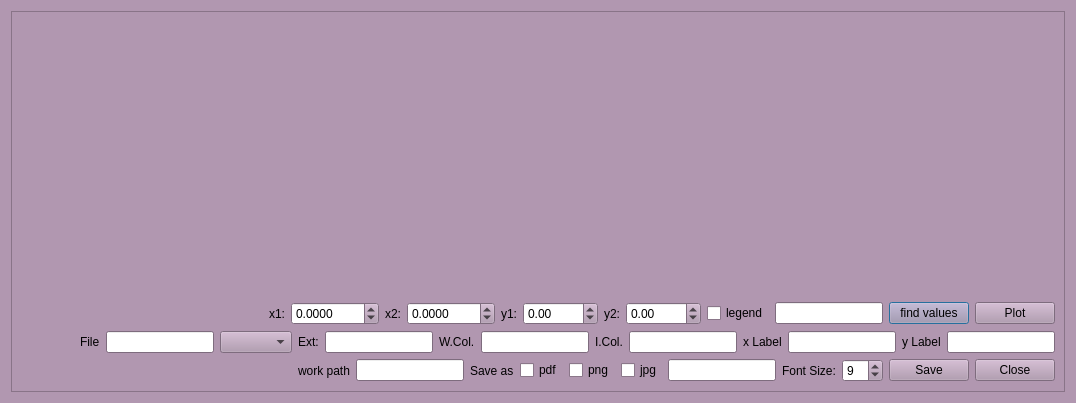
<?xml version="1.0" encoding="UTF-8"?>
<ui version="4.0">
 <class>PlotSpec</class>
 <widget class="QDialog" name="PlotSpec">
  <property name="geometry">
   <rect>
    <x>0</x>
    <y>0</y>
    <width>1076</width>
    <height>403</height>
   </rect>
  </property>
  <property name="palette">
   <palette>
    <active>
     <colorrole role="WindowText">
      <brush brushstyle="SolidPattern">
       <color alpha="255">
        <red>0</red>
        <green>0</green>
        <blue>0</blue>
       </color>
      </brush>
     </colorrole>
     <colorrole role="Button">
      <brush brushstyle="SolidPattern">
       <color alpha="255">
        <red>177</red>
        <green>151</green>
        <blue>176</blue>
       </color>
      </brush>
     </colorrole>
     <colorrole role="Light">
      <brush brushstyle="SolidPattern">
       <color alpha="255">
        <red>255</red>
        <green>228</green>
        <blue>254</blue>
       </color>
      </brush>
     </colorrole>
     <colorrole role="Midlight">
      <brush brushstyle="SolidPattern">
       <color alpha="255">
        <red>216</red>
        <green>189</green>
        <blue>215</blue>
       </color>
      </brush>
     </colorrole>
     <colorrole role="Dark">
      <brush brushstyle="SolidPattern">
       <color alpha="255">
        <red>88</red>
        <green>75</green>
        <blue>88</blue>
       </color>
      </brush>
     </colorrole>
     <colorrole role="Mid">
      <brush brushstyle="SolidPattern">
       <color alpha="255">
        <red>118</red>
        <green>101</green>
        <blue>117</blue>
       </color>
      </brush>
     </colorrole>
     <colorrole role="Text">
      <brush brushstyle="SolidPattern">
       <color alpha="255">
        <red>0</red>
        <green>0</green>
        <blue>0</blue>
       </color>
      </brush>
     </colorrole>
     <colorrole role="BrightText">
      <brush brushstyle="SolidPattern">
       <color alpha="255">
        <red>255</red>
        <green>255</green>
        <blue>255</blue>
       </color>
      </brush>
     </colorrole>
     <colorrole role="ButtonText">
      <brush brushstyle="SolidPattern">
       <color alpha="255">
        <red>0</red>
        <green>0</green>
        <blue>0</blue>
       </color>
      </brush>
     </colorrole>
     <colorrole role="Base">
      <brush brushstyle="SolidPattern">
       <color alpha="255">
        <red>255</red>
        <green>255</green>
        <blue>255</blue>
       </color>
      </brush>
     </colorrole>
     <colorrole role="Window">
      <brush brushstyle="SolidPattern">
       <color alpha="255">
        <red>177</red>
        <green>151</green>
        <blue>176</blue>
       </color>
      </brush>
     </colorrole>
     <colorrole role="Shadow">
      <brush brushstyle="SolidPattern">
       <color alpha="255">
        <red>0</red>
        <green>0</green>
        <blue>0</blue>
       </color>
      </brush>
     </colorrole>
     <colorrole role="AlternateBase">
      <brush brushstyle="SolidPattern">
       <color alpha="255">
        <red>216</red>
        <green>203</green>
        <blue>215</blue>
       </color>
      </brush>
     </colorrole>
     <colorrole role="ToolTipBase">
      <brush brushstyle="SolidPattern">
       <color alpha="255">
        <red>255</red>
        <green>255</green>
        <blue>220</blue>
       </color>
      </brush>
     </colorrole>
     <colorrole role="ToolTipText">
      <brush brushstyle="SolidPattern">
       <color alpha="255">
        <red>0</red>
        <green>0</green>
        <blue>0</blue>
       </color>
      </brush>
     </colorrole>
    </active>
    <inactive>
     <colorrole role="WindowText">
      <brush brushstyle="SolidPattern">
       <color alpha="255">
        <red>0</red>
        <green>0</green>
        <blue>0</blue>
       </color>
      </brush>
     </colorrole>
     <colorrole role="Button">
      <brush brushstyle="SolidPattern">
       <color alpha="255">
        <red>177</red>
        <green>151</green>
        <blue>176</blue>
       </color>
      </brush>
     </colorrole>
     <colorrole role="Light">
      <brush brushstyle="SolidPattern">
       <color alpha="255">
        <red>255</red>
        <green>228</green>
        <blue>254</blue>
       </color>
      </brush>
     </colorrole>
     <colorrole role="Midlight">
      <brush brushstyle="SolidPattern">
       <color alpha="255">
        <red>216</red>
        <green>189</green>
        <blue>215</blue>
       </color>
      </brush>
     </colorrole>
     <colorrole role="Dark">
      <brush brushstyle="SolidPattern">
       <color alpha="255">
        <red>88</red>
        <green>75</green>
        <blue>88</blue>
       </color>
      </brush>
     </colorrole>
     <colorrole role="Mid">
      <brush brushstyle="SolidPattern">
       <color alpha="255">
        <red>118</red>
        <green>101</green>
        <blue>117</blue>
       </color>
      </brush>
     </colorrole>
     <colorrole role="Text">
      <brush brushstyle="SolidPattern">
       <color alpha="255">
        <red>0</red>
        <green>0</green>
        <blue>0</blue>
       </color>
      </brush>
     </colorrole>
     <colorrole role="BrightText">
      <brush brushstyle="SolidPattern">
       <color alpha="255">
        <red>255</red>
        <green>255</green>
        <blue>255</blue>
       </color>
      </brush>
     </colorrole>
     <colorrole role="ButtonText">
      <brush brushstyle="SolidPattern">
       <color alpha="255">
        <red>0</red>
        <green>0</green>
        <blue>0</blue>
       </color>
      </brush>
     </colorrole>
     <colorrole role="Base">
      <brush brushstyle="SolidPattern">
       <color alpha="255">
        <red>255</red>
        <green>255</green>
        <blue>255</blue>
       </color>
      </brush>
     </colorrole>
     <colorrole role="Window">
      <brush brushstyle="SolidPattern">
       <color alpha="255">
        <red>177</red>
        <green>151</green>
        <blue>176</blue>
       </color>
      </brush>
     </colorrole>
     <colorrole role="Shadow">
      <brush brushstyle="SolidPattern">
       <color alpha="255">
        <red>0</red>
        <green>0</green>
        <blue>0</blue>
       </color>
      </brush>
     </colorrole>
     <colorrole role="AlternateBase">
      <brush brushstyle="SolidPattern">
       <color alpha="255">
        <red>216</red>
        <green>203</green>
        <blue>215</blue>
       </color>
      </brush>
     </colorrole>
     <colorrole role="ToolTipBase">
      <brush brushstyle="SolidPattern">
       <color alpha="255">
        <red>255</red>
        <green>255</green>
        <blue>220</blue>
       </color>
      </brush>
     </colorrole>
     <colorrole role="ToolTipText">
      <brush brushstyle="SolidPattern">
       <color alpha="255">
        <red>0</red>
        <green>0</green>
        <blue>0</blue>
       </color>
      </brush>
     </colorrole>
    </inactive>
    <disabled>
     <colorrole role="WindowText">
      <brush brushstyle="SolidPattern">
       <color alpha="255">
        <red>88</red>
        <green>75</green>
        <blue>88</blue>
       </color>
      </brush>
     </colorrole>
     <colorrole role="Button">
      <brush brushstyle="SolidPattern">
       <color alpha="255">
        <red>177</red>
        <green>151</green>
        <blue>176</blue>
       </color>
      </brush>
     </colorrole>
     <colorrole role="Light">
      <brush brushstyle="SolidPattern">
       <color alpha="255">
        <red>255</red>
        <green>228</green>
        <blue>254</blue>
       </color>
      </brush>
     </colorrole>
     <colorrole role="Midlight">
      <brush brushstyle="SolidPattern">
       <color alpha="255">
        <red>216</red>
        <green>189</green>
        <blue>215</blue>
       </color>
      </brush>
     </colorrole>
     <colorrole role="Dark">
      <brush brushstyle="SolidPattern">
       <color alpha="255">
        <red>88</red>
        <green>75</green>
        <blue>88</blue>
       </color>
      </brush>
     </colorrole>
     <colorrole role="Mid">
      <brush brushstyle="SolidPattern">
       <color alpha="255">
        <red>118</red>
        <green>101</green>
        <blue>117</blue>
       </color>
      </brush>
     </colorrole>
     <colorrole role="Text">
      <brush brushstyle="SolidPattern">
       <color alpha="255">
        <red>88</red>
        <green>75</green>
        <blue>88</blue>
       </color>
      </brush>
     </colorrole>
     <colorrole role="BrightText">
      <brush brushstyle="SolidPattern">
       <color alpha="255">
        <red>255</red>
        <green>255</green>
        <blue>255</blue>
       </color>
      </brush>
     </colorrole>
     <colorrole role="ButtonText">
      <brush brushstyle="SolidPattern">
       <color alpha="255">
        <red>88</red>
        <green>75</green>
        <blue>88</blue>
       </color>
      </brush>
     </colorrole>
     <colorrole role="Base">
      <brush brushstyle="SolidPattern">
       <color alpha="255">
        <red>177</red>
        <green>151</green>
        <blue>176</blue>
       </color>
      </brush>
     </colorrole>
     <colorrole role="Window">
      <brush brushstyle="SolidPattern">
       <color alpha="255">
        <red>177</red>
        <green>151</green>
        <blue>176</blue>
       </color>
      </brush>
     </colorrole>
     <colorrole role="Shadow">
      <brush brushstyle="SolidPattern">
       <color alpha="255">
        <red>0</red>
        <green>0</green>
        <blue>0</blue>
       </color>
      </brush>
     </colorrole>
     <colorrole role="AlternateBase">
      <brush brushstyle="SolidPattern">
       <color alpha="255">
        <red>177</red>
        <green>151</green>
        <blue>176</blue>
       </color>
      </brush>
     </colorrole>
     <colorrole role="ToolTipBase">
      <brush brushstyle="SolidPattern">
       <color alpha="255">
        <red>255</red>
        <green>255</green>
        <blue>220</blue>
       </color>
      </brush>
     </colorrole>
     <colorrole role="ToolTipText">
      <brush brushstyle="SolidPattern">
       <color alpha="255">
        <red>0</red>
        <green>0</green>
        <blue>0</blue>
       </color>
      </brush>
     </colorrole>
    </disabled>
   </palette>
  </property>
  <property name="font">
   <font>
    <pointsize>9</pointsize>
   </font>
  </property>
  <property name="windowTitle">
   <string>Dialog</string>
  </property>
  <layout class="QVBoxLayout" name="verticalLayout_2">
   <item>
    <widget class="QScrollArea" name="scrollArea">
     <property name="widgetResizable">
      <bool>true</bool>
     </property>
     <widget class="QWidget" name="scrollAreaWidgetContents">
      <property name="geometry">
       <rect>
        <x>0</x>
        <y>0</y>
        <width>1056</width>
        <height>383</height>
       </rect>
      </property>
      <layout class="QGridLayout" name="gridLayout">
       <item row="0" column="0">
        <widget class="QCustomPlot" name="customPlot_3" native="true">
         <property name="sizePolicy">
          <sizepolicy hsizetype="MinimumExpanding" vsizetype="MinimumExpanding">
           <horstretch>0</horstretch>
           <verstretch>0</verstretch>
          </sizepolicy>
         </property>
        </widget>
       </item>
       <item row="1" column="0">
        <layout class="QHBoxLayout" name="horizontalLayout_3">
         <item>
          <layout class="QVBoxLayout" name="verticalLayout">
           <item>
            <layout class="QHBoxLayout" name="horizontalLayout">
             <item>
              <spacer name="horizontalSpacer_3">
               <property name="orientation">
                <enum>Qt::Horizontal</enum>
               </property>
               <property name="sizeHint" stdset="0">
                <size>
                 <width>40</width>
                 <height>20</height>
                </size>
               </property>
              </spacer>
             </item>
             <item>
              <widget class="QLabel" name="label_2">
               <property name="text">
                <string>x1:</string>
               </property>
              </widget>
             </item>
             <item>
              <widget class="QDoubleSpinBox" name="doubleSpinBox">
               <property name="decimals">
                <number>4</number>
               </property>
               <property name="minimum">
                <double>-9999.000000000000000</double>
               </property>
               <property name="maximum">
                <double>9999.000000000000000</double>
               </property>
               <property name="singleStep">
                <double>0.100000000000000</double>
               </property>
              </widget>
             </item>
             <item>
              <widget class="QLabel" name="label_3">
               <property name="text">
                <string>x2:</string>
               </property>
              </widget>
             </item>
             <item>
              <widget class="QDoubleSpinBox" name="doubleSpinBox_2">
               <property name="decimals">
                <number>4</number>
               </property>
               <property name="minimum">
                <double>-9999.000000000000000</double>
               </property>
               <property name="maximum">
                <double>9999.000000000000000</double>
               </property>
               <property name="singleStep">
                <double>0.100000000000000</double>
               </property>
              </widget>
             </item>
             <item>
              <widget class="QLabel" name="label_5">
               <property name="text">
                <string>y1:</string>
               </property>
              </widget>
             </item>
             <item>
              <widget class="QDoubleSpinBox" name="doubleSpinBox_3">
               <property name="minimum">
                <double>-9999.000000000000000</double>
               </property>
               <property name="maximum">
                <double>9999.000000000000000</double>
               </property>
               <property name="value">
                <double>0.000000000000000</double>
               </property>
              </widget>
             </item>
             <item>
              <widget class="QLabel" name="label_4">
               <property name="text">
                <string>y2:</string>
               </property>
              </widget>
             </item>
             <item>
              <widget class="QDoubleSpinBox" name="doubleSpinBox_4">
               <property name="minimum">
                <double>-9999.000000000000000</double>
               </property>
               <property name="maximum">
                <double>9999.000000000000000</double>
               </property>
               <property name="singleStep">
                <double>0.100000000000000</double>
               </property>
              </widget>
             </item>
             <item>
              <widget class="QCheckBox" name="checkBox_4">
               <property name="text">
                <string>legend</string>
               </property>
              </widget>
             </item>
             <item>
              <widget class="QLineEdit" name="lineEdit_6">
               <property name="sizePolicy">
                <sizepolicy hsizetype="Minimum" vsizetype="Fixed">
                 <horstretch>0</horstretch>
                 <verstretch>0</verstretch>
                </sizepolicy>
               </property>
              </widget>
             </item>
             <item>
              <widget class="QPushButton" name="pushButton_3">
               <property name="text">
                <string>find values</string>
               </property>
              </widget>
             </item>
             <item>
              <widget class="QPushButton" name="pushButton_2">
               <property name="text">
                <string>Plot</string>
               </property>
              </widget>
             </item>
            </layout>
           </item>
           <item>
            <layout class="QHBoxLayout" name="horizontalLayout_2">
             <item>
              <spacer name="horizontalSpacer_2">
               <property name="orientation">
                <enum>Qt::Horizontal</enum>
               </property>
               <property name="sizeHint" stdset="0">
                <size>
                 <width>40</width>
                 <height>20</height>
                </size>
               </property>
              </spacer>
             </item>
             <item>
              <widget class="QLabel" name="label">
               <property name="text">
                <string>File</string>
               </property>
              </widget>
             </item>
             <item>
              <widget class="QLineEdit" name="lineEdit">
               <property name="sizePolicy">
                <sizepolicy hsizetype="Minimum" vsizetype="Fixed">
                 <horstretch>0</horstretch>
                 <verstretch>0</verstretch>
                </sizepolicy>
               </property>
              </widget>
             </item>
             <item>
              <widget class="QComboBox" name="comboBox">
               <property name="sizePolicy">
                <sizepolicy hsizetype="Maximum" vsizetype="Fixed">
                 <horstretch>0</horstretch>
                 <verstretch>0</verstretch>
                </sizepolicy>
               </property>
              </widget>
             </item>
             <item>
              <widget class="QLabel" name="label_11">
               <property name="text">
                <string>Ext:</string>
               </property>
              </widget>
             </item>
             <item>
              <widget class="QLineEdit" name="lineEdit_7">
               <property name="sizePolicy">
                <sizepolicy hsizetype="Maximum" vsizetype="Fixed">
                 <horstretch>0</horstretch>
                 <verstretch>0</verstretch>
                </sizepolicy>
               </property>
              </widget>
             </item>
             <item>
              <widget class="QLabel" name="label_12">
               <property name="text">
                <string>W.Col.</string>
               </property>
              </widget>
             </item>
             <item>
              <widget class="QLineEdit" name="lineEdit_8">
               <property name="sizePolicy">
                <sizepolicy hsizetype="Maximum" vsizetype="Fixed">
                 <horstretch>0</horstretch>
                 <verstretch>0</verstretch>
                </sizepolicy>
               </property>
              </widget>
             </item>
             <item>
              <widget class="QLabel" name="label_13">
               <property name="text">
                <string>I.Col.</string>
               </property>
              </widget>
             </item>
             <item>
              <widget class="QLineEdit" name="lineEdit_9">
               <property name="sizePolicy">
                <sizepolicy hsizetype="Maximum" vsizetype="Fixed">
                 <horstretch>0</horstretch>
                 <verstretch>0</verstretch>
                </sizepolicy>
               </property>
              </widget>
             </item>
             <item>
              <widget class="QLabel" name="label_6">
               <property name="text">
                <string>x Label</string>
               </property>
              </widget>
             </item>
             <item>
              <widget class="QLineEdit" name="lineEdit_2">
               <property name="sizePolicy">
                <sizepolicy hsizetype="Minimum" vsizetype="Fixed">
                 <horstretch>0</horstretch>
                 <verstretch>0</verstretch>
                </sizepolicy>
               </property>
              </widget>
             </item>
             <item>
              <widget class="QLabel" name="label_7">
               <property name="text">
                <string>y Label</string>
               </property>
              </widget>
             </item>
             <item>
              <widget class="QLineEdit" name="lineEdit_3">
               <property name="sizePolicy">
                <sizepolicy hsizetype="Minimum" vsizetype="Fixed">
                 <horstretch>0</horstretch>
                 <verstretch>0</verstretch>
                </sizepolicy>
               </property>
              </widget>
             </item>
            </layout>
           </item>
           <item>
            <layout class="QHBoxLayout" name="horizontalLayout_4">
             <item>
              <spacer name="horizontalSpacer_4">
               <property name="orientation">
                <enum>Qt::Horizontal</enum>
               </property>
               <property name="sizeHint" stdset="0">
                <size>
                 <width>40</width>
                 <height>20</height>
                </size>
               </property>
              </spacer>
             </item>
             <item>
              <widget class="QLabel" name="label_9">
               <property name="text">
                <string>work path</string>
               </property>
              </widget>
             </item>
             <item>
              <widget class="QLineEdit" name="lineEdit_5">
               <property name="sizePolicy">
                <sizepolicy hsizetype="Minimum" vsizetype="Fixed">
                 <horstretch>0</horstretch>
                 <verstretch>0</verstretch>
                </sizepolicy>
               </property>
              </widget>
             </item>
             <item>
              <widget class="QLabel" name="label_8">
               <property name="text">
                <string>Save as</string>
               </property>
              </widget>
             </item>
             <item>
              <widget class="QCheckBox" name="checkBox">
               <property name="text">
                <string>pdf</string>
               </property>
              </widget>
             </item>
             <item>
              <widget class="QCheckBox" name="checkBox_2">
               <property name="text">
                <string>png</string>
               </property>
              </widget>
             </item>
             <item>
              <widget class="QCheckBox" name="checkBox_3">
               <property name="text">
                <string>jpg</string>
               </property>
              </widget>
             </item>
             <item>
              <widget class="QLineEdit" name="lineEdit_4">
               <property name="sizePolicy">
                <sizepolicy hsizetype="Minimum" vsizetype="Fixed">
                 <horstretch>0</horstretch>
                 <verstretch>0</verstretch>
                </sizepolicy>
               </property>
              </widget>
             </item>
             <item>
              <widget class="QLabel" name="label_10">
               <property name="text">
                <string>Font Size:</string>
               </property>
              </widget>
             </item>
             <item>
              <widget class="QSpinBox" name="spinBox">
               <property name="sizePolicy">
                <sizepolicy hsizetype="Maximum" vsizetype="Fixed">
                 <horstretch>0</horstretch>
                 <verstretch>0</verstretch>
                </sizepolicy>
               </property>
               <property name="value">
                <number>9</number>
               </property>
              </widget>
             </item>
             <item>
              <widget class="QPushButton" name="pushButton_4">
               <property name="text">
                <string>Save</string>
               </property>
              </widget>
             </item>
             <item>
              <widget class="QPushButton" name="pushButton">
               <property name="text">
                <string>Close</string>
               </property>
              </widget>
             </item>
            </layout>
           </item>
          </layout>
         </item>
        </layout>
       </item>
      </layout>
     </widget>
    </widget>
   </item>
  </layout>
 </widget>
 <customwidgets>
  <customwidget>
   <class>QCustomPlot</class>
   <extends>QWidget</extends>
   <header>qcustomplot.h</header>
   <container>1</container>
  </customwidget>
 </customwidgets>
 <resources/>
 <connections>
  <connection>
   <sender>pushButton</sender>
   <signal>clicked()</signal>
   <receiver>PlotSpec</receiver>
   <slot>close()</slot>
   <hints>
    <hint type="sourcelabel">
     <x>798</x>
     <y>395</y>
    </hint>
    <hint type="destinationlabel">
     <x>369</x>
     <y>227</y>
    </hint>
   </hints>
  </connection>
 </connections>
</ui>
